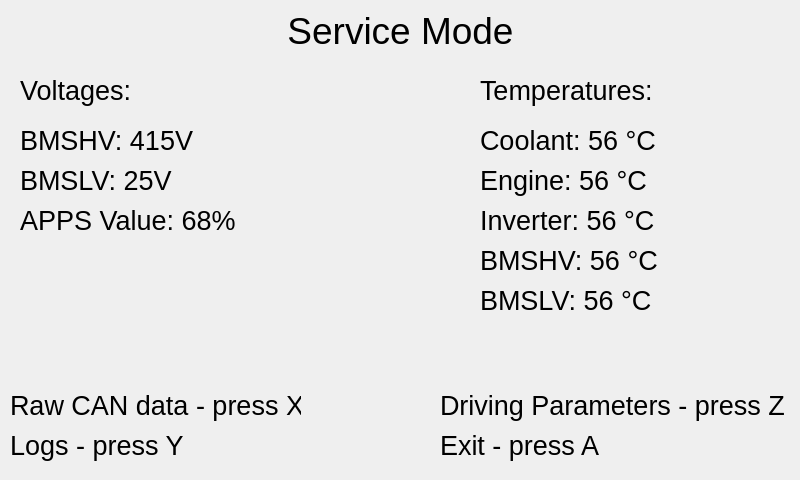
<?xml version="1.0" encoding="UTF-8"?>
<ui version="4.0">
 <class>ServiceMode</class>
 <widget class="QDialog" name="ServiceMode">
  <property name="geometry">
   <rect>
    <x>0</x>
    <y>0</y>
    <width>800</width>
    <height>480</height>
   </rect>
  </property>
  <property name="windowTitle">
   <string>Dialog</string>
  </property>
  <widget class="QLabel" name="title">
   <property name="geometry">
    <rect>
     <x>10</x>
     <y>10</y>
     <width>781</width>
     <height>41</height>
    </rect>
   </property>
   <property name="font">
    <font>
     <pointsize>28</pointsize>
    </font>
   </property>
   <property name="text">
    <string>Service Mode</string>
   </property>
   <property name="alignment">
    <set>Qt::AlignCenter</set>
   </property>
  </widget>
  <widget class="QLabel" name="hint2">
   <property name="geometry">
    <rect>
     <x>10</x>
     <y>380</y>
     <width>291</width>
     <height>51</height>
    </rect>
   </property>
   <property name="font">
    <font>
     <pointsize>20</pointsize>
    </font>
   </property>
   <property name="text">
    <string>Raw CAN data - press X</string>
   </property>
  </widget>
  <widget class="QLabel" name="hint1">
   <property name="geometry">
    <rect>
     <x>10</x>
     <y>420</y>
     <width>291</width>
     <height>51</height>
    </rect>
   </property>
   <property name="font">
    <font>
     <pointsize>20</pointsize>
    </font>
   </property>
   <property name="text">
    <string>Logs - press Y</string>
   </property>
  </widget>
  <widget class="QLabel" name="hint3">
   <property name="geometry">
    <rect>
     <x>440</x>
     <y>380</y>
     <width>351</width>
     <height>51</height>
    </rect>
   </property>
   <property name="font">
    <font>
     <pointsize>20</pointsize>
    </font>
   </property>
   <property name="text">
    <string>Driving Parameters - press Z</string>
   </property>
  </widget>
  <widget class="QLabel" name="hint4">
   <property name="geometry">
    <rect>
     <x>440</x>
     <y>420</y>
     <width>291</width>
     <height>51</height>
    </rect>
   </property>
   <property name="font">
    <font>
     <pointsize>20</pointsize>
    </font>
   </property>
   <property name="text">
    <string>Exit - press A</string>
   </property>
  </widget>
  <widget class="QLabel" name="subtitle2">
   <property name="geometry">
    <rect>
     <x>480</x>
     <y>70</y>
     <width>311</width>
     <height>41</height>
    </rect>
   </property>
   <property name="font">
    <font>
     <pointsize>20</pointsize>
    </font>
   </property>
   <property name="text">
    <string>Temperatures:</string>
   </property>
  </widget>
  <widget class="QLabel" name="coolanttemp">
   <property name="geometry">
    <rect>
     <x>480</x>
     <y>120</y>
     <width>311</width>
     <height>41</height>
    </rect>
   </property>
   <property name="font">
    <font>
     <pointsize>20</pointsize>
    </font>
   </property>
   <property name="text">
    <string>Coolant: 56 °C</string>
   </property>
  </widget>
  <widget class="QLabel" name="enginetemp">
   <property name="geometry">
    <rect>
     <x>480</x>
     <y>160</y>
     <width>311</width>
     <height>41</height>
    </rect>
   </property>
   <property name="font">
    <font>
     <pointsize>20</pointsize>
    </font>
   </property>
   <property name="text">
    <string>Engine: 56 °C</string>
   </property>
  </widget>
  <widget class="QLabel" name="invertertemp">
   <property name="geometry">
    <rect>
     <x>480</x>
     <y>200</y>
     <width>311</width>
     <height>41</height>
    </rect>
   </property>
   <property name="font">
    <font>
     <pointsize>20</pointsize>
    </font>
   </property>
   <property name="text">
    <string>Inverter: 56 °C</string>
   </property>
  </widget>
  <widget class="QLabel" name="bmslvtemp">
   <property name="geometry">
    <rect>
     <x>480</x>
     <y>280</y>
     <width>311</width>
     <height>41</height>
    </rect>
   </property>
   <property name="font">
    <font>
     <pointsize>20</pointsize>
    </font>
   </property>
   <property name="text">
    <string>BMSLV: 56 °C</string>
   </property>
  </widget>
  <widget class="QLabel" name="bmshvtemp">
   <property name="geometry">
    <rect>
     <x>480</x>
     <y>240</y>
     <width>311</width>
     <height>41</height>
    </rect>
   </property>
   <property name="font">
    <font>
     <pointsize>20</pointsize>
    </font>
   </property>
   <property name="text">
    <string>BMSHV: 56 °C</string>
   </property>
  </widget>
  <widget class="QLabel" name="subtitle">
   <property name="geometry">
    <rect>
     <x>20</x>
     <y>70</y>
     <width>311</width>
     <height>41</height>
    </rect>
   </property>
   <property name="font">
    <font>
     <pointsize>20</pointsize>
    </font>
   </property>
   <property name="text">
    <string>Voltages:</string>
   </property>
  </widget>
  <widget class="QLabel" name="apps">
   <property name="geometry">
    <rect>
     <x>20</x>
     <y>200</y>
     <width>311</width>
     <height>41</height>
    </rect>
   </property>
   <property name="font">
    <font>
     <pointsize>20</pointsize>
    </font>
   </property>
   <property name="text">
    <string>APPS Value: 68%</string>
   </property>
  </widget>
  <widget class="QLabel" name="bmshvvoltage">
   <property name="geometry">
    <rect>
     <x>20</x>
     <y>120</y>
     <width>311</width>
     <height>41</height>
    </rect>
   </property>
   <property name="font">
    <font>
     <pointsize>20</pointsize>
    </font>
   </property>
   <property name="text">
    <string>BMSHV: 415V</string>
   </property>
  </widget>
  <widget class="QLabel" name="bmslvvoltage">
   <property name="geometry">
    <rect>
     <x>20</x>
     <y>160</y>
     <width>311</width>
     <height>41</height>
    </rect>
   </property>
   <property name="font">
    <font>
     <pointsize>20</pointsize>
    </font>
   </property>
   <property name="text">
    <string>BMSLV: 25V</string>
   </property>
  </widget>
 </widget>
 <resources/>
 <connections/>
</ui>
